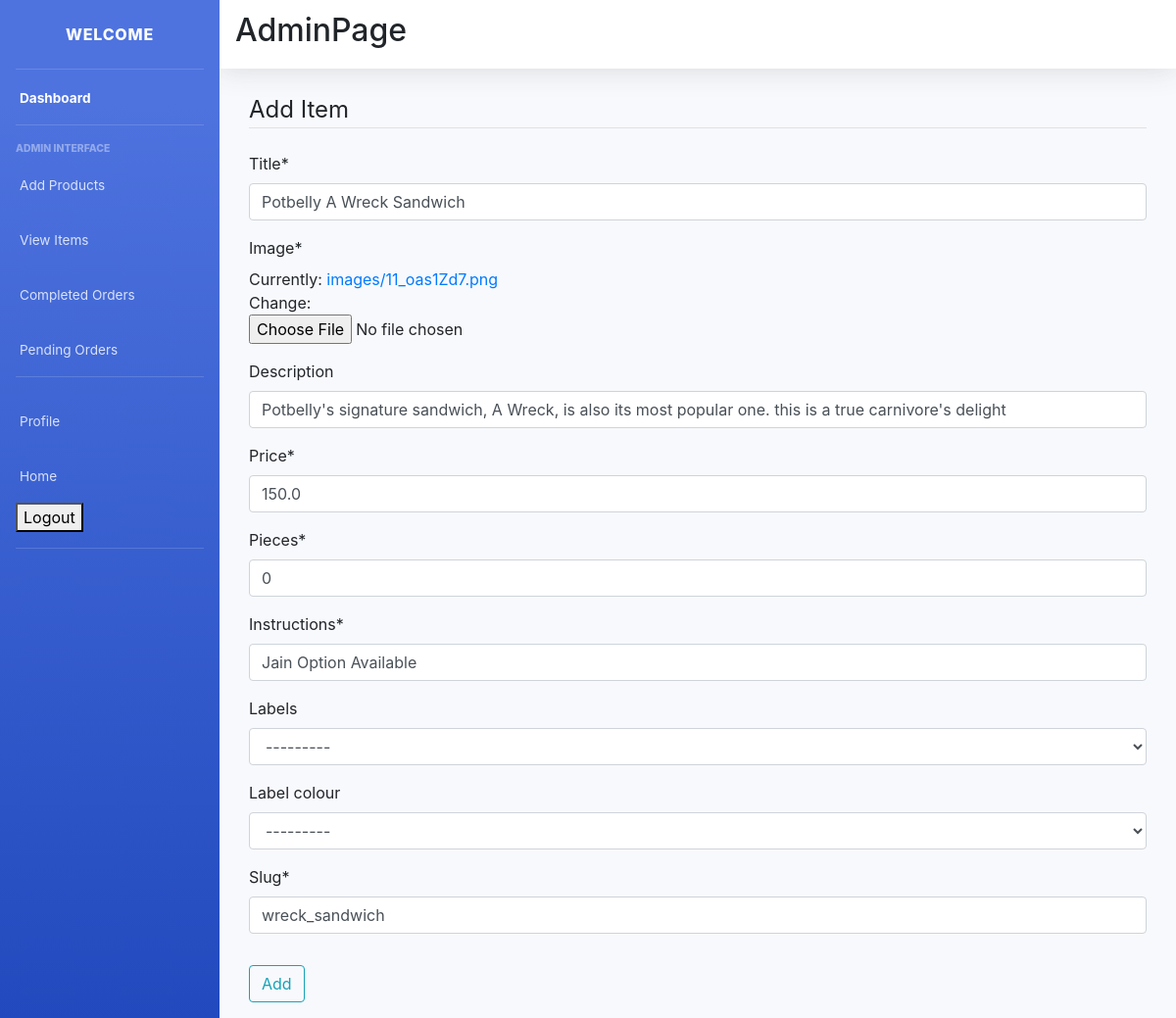
The app's page /item-update/wreck_sandwich/ (signed in) with its own data.
### main/models.py (models this page shows, shortened)
class Item(models.Model):
    LABELS = (
        ('BestSeller', 'BestSeller'),
        ('New', 'New'),
        ('Spicy🔥', 'Spicy🔥'),
    )
    LABEL_COLOUR = (
        ('danger', 'danger'),
        ('success', 'success'),
        ('primary', 'primary'),
        ('info', 'info')
    )
    title = models.CharField(max_length=150)
    description = models.CharField(max_length=250,blank=True)
    price = models.FloatField()
    pieces = models.IntegerField(default=6)
    instructions = models.CharField(max_length=250,default="Jain Option Available")
    image = models.ImageField(default='default.png', upload_to='images/')
    labels = models.CharField(max_length=25, choices=LABELS, blank=True)
    label_colour = models.CharField(max_length=15, choices=LABEL_COLOUR, blank=True)
    slug = models.SlugField(default="sushi_name")
    created_by = models.ForeignKey(User, on_delete=models.CASCADE)

### main/views.py (the view, shortened to what this page needs)
# urls.py: path('item-update/<slug>/', ItemUpdateView.as_view(), name='item-update'),
class ItemUpdateView(LoginRequiredMixin, UserPassesTestMixin, UpdateView):
    model = Item
    fields = ['title', 'image', 'description', 'price', 'pieces', 'instructions', 'labels', 'label_colour', 'slug']
    def test_func(self):
        item = self.get_object()
        if self.request.user == item.created_by:
            return True
        return False

### main/templates/main/item_form.html (shortened to what this page needs)
{% extends "main/layout2.html" %}
{% load crispy_forms_tags %}
{% block content %}
<div class="form">
    <div class="container">
        <div class="row">
            <div class="col-sm-12">
                <form method="POST" enctype="multipart/form-data">
                    <fieldset class="form-group">
                        <legend class="border-bottom mb-4">Add Item</legend>
                        {{ form|crispy }}
                    </fieldset>
                    <div class="form-group">
                        <button class="btn btn-outline-info" type="submit">Add</button>
                    </div>
                </form>
            </div>
        </div>
    </div>
</div>
{% endblock content %}

### records on screen
Item: title "Potbelly A Wreck Sandwich", description "Potbelly's signature sandwich, A Wreck, is also its most popular one. this is a true carnivore's delight", price "150.0", pieces "0", instructions "Jain Option Available", labels "---------", label_colour "---------", slug "wreck_sandwich"
